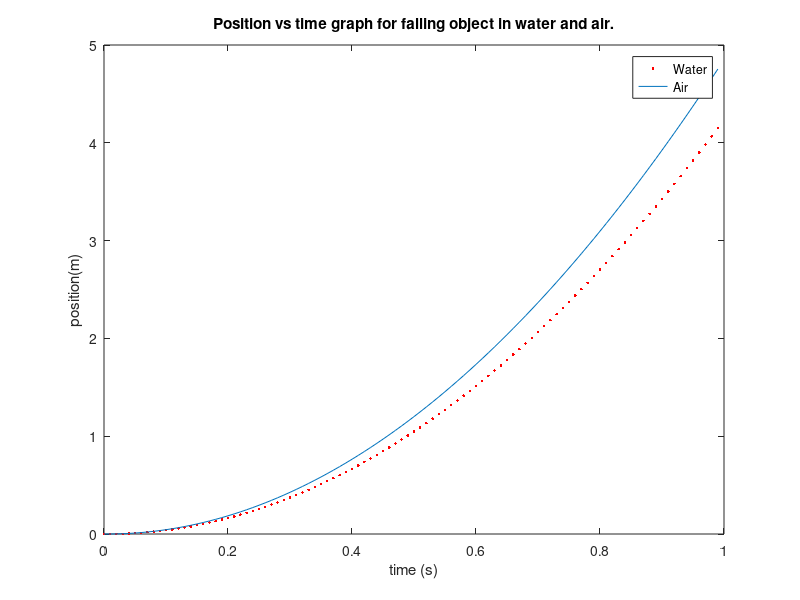

This figure's MATLAB source:
% EFFECT OF BUOYANCY (water)

clear all;
close all;

g = 9.8;
tstart = 0;
tend = 1;
dt = 0.01;
npoints = (tend-tstart)/dt;

r=0.01;
density_water=1000; %kg/m^3
density_air=1.225; %kg/m^3
%density_object=2000; % glass
density_object=7874; % iron
volume=(4*pi*r^3)/3;
mass=volume.*density_object;


% Initialize empty arrays
time = zeros(npoints,1);
vel = zeros(npoints,2);
pos = zeros(npoints,2);

% Initial values
time(1) = 0;
vel(1,:) = 0;
pos(1,:) = 0;   % considering the dropping point as frame of reference
net_accn=zeros(1,2);
buoyant_force_water=density_water*g.*volume;
net_accn(1,1)= g- (buoyant_force_water)./mass;

buoyant_force_air=density_air*g.*volume;
net_accn(1,2)= g- (buoyant_force_air)./mass;

for step=1:npoints-1
      pos(step+1,1) = pos(step,1) + vel(step,1)*dt;
      vel(step+1,1) = vel(step,1) + net_accn(1,1)*dt;
      time(step+1) = time(step) + dt;
      pos(step+1,2) = pos(step,2) + vel(step,2)*dt;
      vel(step+1,2) = vel(step,2) + net_accn(1,2)*dt;
      time(step+1) = time(step) + dt;
end      

figure;
plot(time,pos(:,1),'r.',time, pos(:,2));
title('Position vs time graph for falling object in water and air.'); 
xlabel('time (s)');
ylabel('position(m)');
legend('Water', 'Air');
